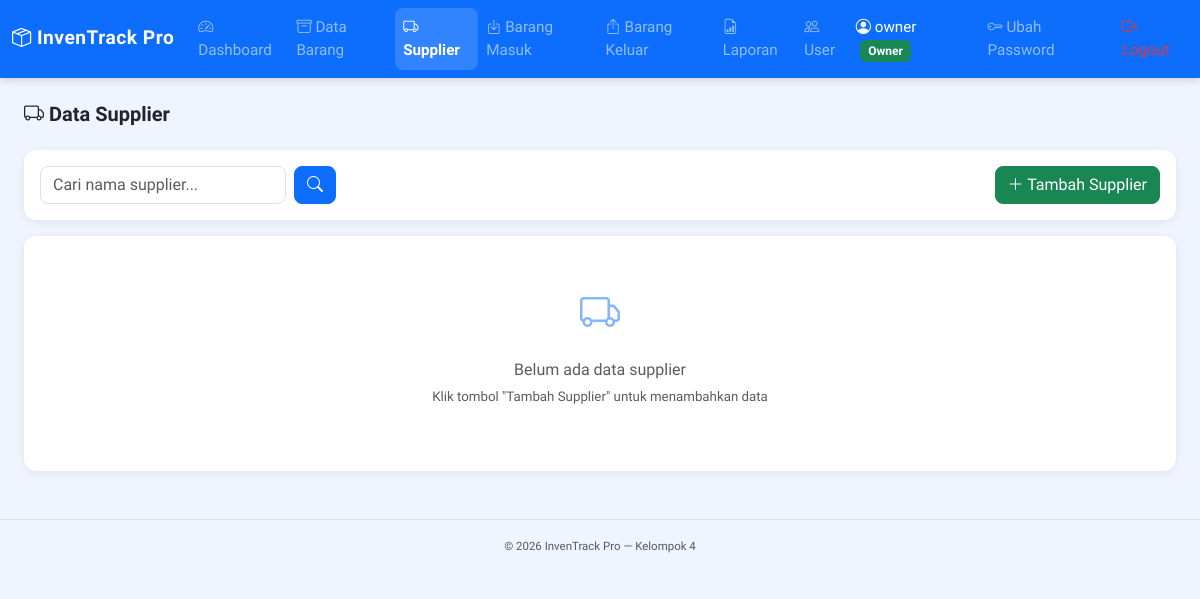
The app's page /pages/data_supplier.php (signed in), older data.
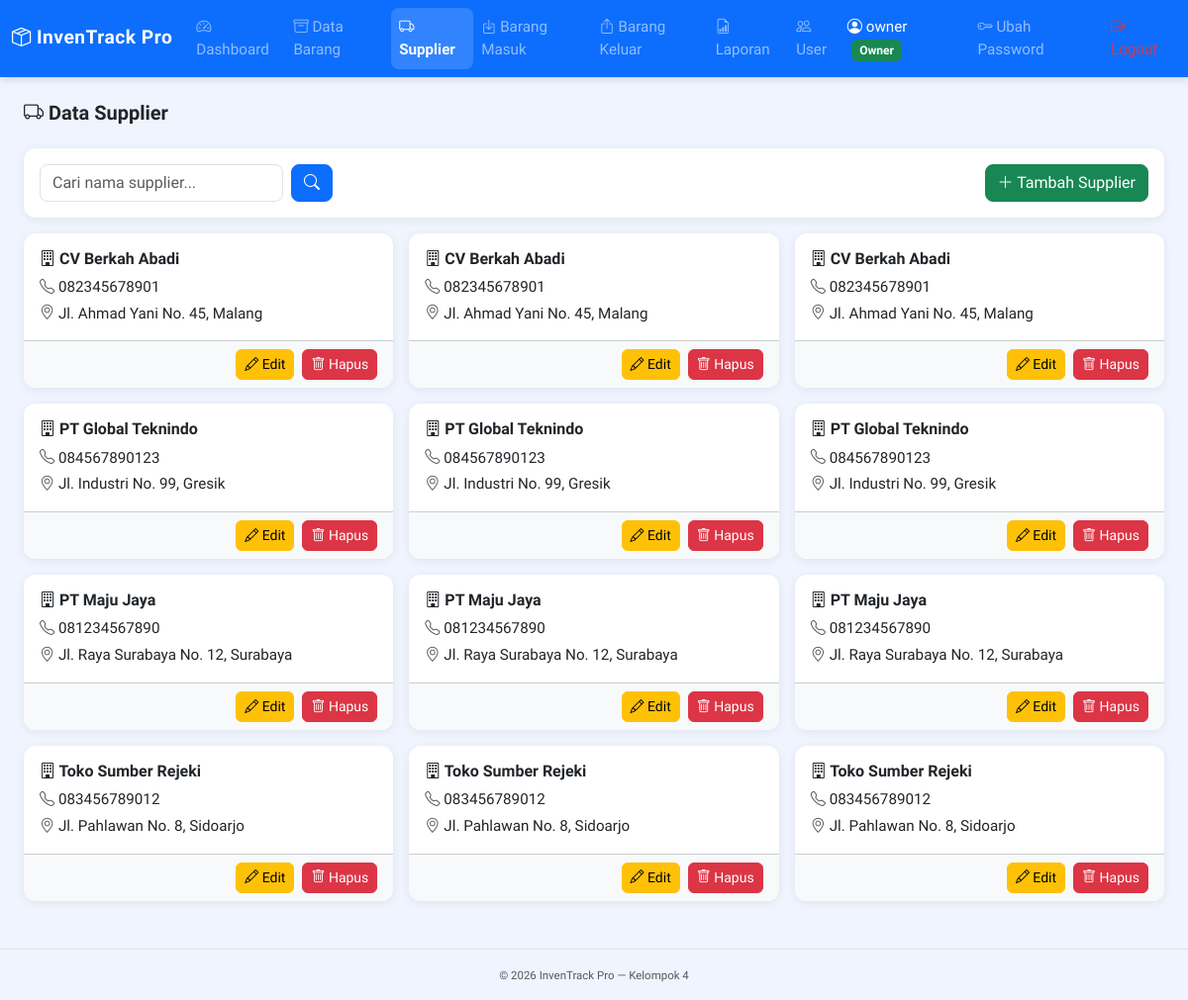
The same page, newer data.
### tables this page shows
CREATE TABLE `supplier` (
  `id_supplier` int(11) NOT NULL,
  `nama_supplier` varchar(100) NOT NULL,
  `kontak` varchar(20) DEFAULT NULL,
  `alamat` varchar(255) DEFAULT NULL
);

### pages/data_supplier.php (the view, shortened to what this page needs)
<?php require_once __DIR__ . '/../includes/header.php'; ?>
<?php
$keyword = trim($_GET['search'] ?? '');
if ($keyword !== '') {
    $stmt = mysqli_prepare($conn, "SELECT * FROM supplier WHERE nama_supplier LIKE ? ORDER BY nama_supplier ASC");
    $like = "%$keyword%";
    mysqli_stmt_bind_param($stmt, 's', $like);
    mysqli_stmt_execute($stmt);
    $result = mysqli_stmt_get_result($stmt);
} else {
    $result = mysqli_query($conn, "SELECT * FROM supplier ORDER BY nama_supplier ASC");
}
?>
<h5 class="fw-bold mb-4"><i class="bi bi-truck"></i> Data Supplier</h5>
<div class="card mb-3">
    <div class="card-body d-flex justify-content-between align-items-center flex-wrap gap-2">
        <form method="GET" class="d-flex gap-2">
            <input type="text" name="search" class="form-control"
                    placeholder="Cari nama supplier..."
                    value="<?= htmlspecialchars($_GET['search'] ?? '') ?>">
            <button type="submit" class="btn btn-primary">
                <i class="bi bi-search"></i>
            </button>
        </form>
        <button class="btn btn-success" data-bs-toggle="modal" data-bs-target="#modalTambah">
            <i class="bi bi-plus-lg"></i> Tambah Supplier
        </button>
    </div>
</div>
<div class="row g-3">
    <?php if (mysqli_num_rows($result) > 0): ?>
        <?php while ($row = mysqli_fetch_assoc($result)): ?>
        <div class="col-md-4 col-sm-6">
            <div class="card h-100">
                <div class="card-body">
                    <h6 class="card-title fw-bold">
                        <i class="bi bi-building"></i>
                        <?= htmlspecialchars($row['nama_supplier']) ?>
                    </h6>
                    <p class="card-text mb-1">
                        <i class="bi bi-telephone text-muted"></i>
                        <?= htmlspecialchars($row['kontak'] ?? '-') ?>
                    </p>
                    <p class="card-text mb-0">
                        <i class="bi bi-geo-alt text-muted"></i>
                        <?= htmlspecialchars($row['alamat'] ?? '-') ?>
                    </p>
                </div>
                <div class="card-footer d-flex justify-content-end gap-2">
                    <button class="btn btn-sm btn-warning"
                        data-bs-toggle="modal"
                        data-bs-target="#modalEdit"
                        data-id="<?= $row['id_supplier'] ?>"
                        data-nama="<?= htmlspecialchars($row['nama_supplier']) ?>"
                        data-kontak="<?= htmlspecialchars($row['kontak']) ?>"
                        data-alamat="<?= htmlspecialchars($row['alamat']) ?>">
                        <i class="bi bi-pencil"></i> Edit
                    </button>
                    <button class="btn btn-sm btn-danger"
                        data-bs-toggle="modal"
                        data-bs-target="#modalHapus"
                        data-id="<?= $row['id_supplier'] ?>"
                        data-nama="<?= htmlspecialchars($row['nama_supplier']) ?>">
                        <i class="bi bi-trash"></i> Hapus
                    </button>
                </div>
            </div>
        </div>
        <?php endwhile; ?>
    <?php else: ?>
        <div class="col-12">
            <div class="card">
                <div class="card-body text-center text-muted py-5">
                    <i class="bi bi-truck fs-1 text-primary opacity-50"></i>
                    <h6 class="mt-3">Belum ada data supplier</h6>
                    <p class="small">Klik tombol "Tambah Supplier" untuk menambahkan data</p>
                </div>
            </div>
        </div>
    <?php endif; ?>
</div>
<?php require_once __DIR__ . '/../includes/footer.php'; ?>

### includes/header.php (shortened to what this page needs)
<!DOCTYPE html>
<html lang="id">
<head>
    <link rel="stylesheet" href="https://cdn.jsdelivr.net/npm/bootstrap@5.3.0/dist/css/bootstrap.min.css">
    <link rel="stylesheet" href="https://cdn.jsdelivr.net/npm/bootstrap-icons@1.10.5/font/bootstrap-icons.css">
    <link rel="stylesheet" href="<?= BASE_URL ?>/assets/css/style.css">
</head>
<body>
<?php $current_page = basename($_SERVER['PHP_SELF']); ?>
<nav class="navbar navbar-expand-lg navbar-dark bg-primary">
    <div class="container-fluid">
        <a class="navbar-brand fw-bold" href="<?= BASE_URL ?>/pages/dashboard.php">
            <i class="bi bi-box-seam"></i> InvenTrack Pro
        </a>
        <div class="collapse navbar-collapse" id="navbarNav">
            <ul class="navbar-nav me-auto">
                <li class="nav-item">
                    <a class="nav-link <?= $current_page === 'dashboard.php' ? 'active fw-bold' : '' ?>" href="<?= BASE_URL ?>/pages/dashboard.php">
                        <i class="bi bi-speedometer2"></i> Dashboard
                    </a>
                </li>
                <?php if (in_array($_SESSION['role'], ['owner', 'admin_gudang'])): ?>
                <li class="nav-item">
                    <a class="nav-link <?= $current_page === 'data_barang.php' ? 'active fw-bold' : '' ?>" href="<?= BASE_URL ?>/pages/data_barang.php">
                        <i class="bi bi-archive"></i> Data Barang
                    </a>
                </li>
                <li class="nav-item">
                    <a class="nav-link <?= $current_page === 'data_supplier.php' ? 'active fw-bold' : '' ?>" href="<?= BASE_URL ?>/pages/data_supplier.php">
                        <i class="bi bi-truck"></i> Supplier
                    </a>
                </li>
                <li class="nav-item">
                    <a class="nav-link <?= $current_page === 'barang_masuk.php' ? 'active fw-bold' : '' ?>" href="<?= BASE_URL ?>/pages/barang_masuk.php">
                        <i class="bi bi-box-arrow-in-down"></i> Barang Masuk
                    </a>
                </li>
                <?php endif; ?>
                <?php if (in_array($_SESSION['role'], ['owner', 'kasir'])): ?>
                <li class="nav-item">
                    <a class="nav-link <?= $current_page === 'barang_keluar.php' ? 'active fw-bold' : '' ?>" href="<?= BASE_URL ?>/pages/barang_keluar.php">
                        <i class="bi bi-box-arrow-up"></i> Barang Keluar
                    </a>
                </li>
                <?php endif; ?>
                <li class="nav-item">
                    <a class="nav-link <?= $current_page === 'laporan.php' ? 'active fw-bold' : '' ?>" href="<?= BASE_URL ?>/pages/laporan.php">
                        <i class="bi bi-file-earmark-bar-graph"></i> Laporan
                    </a>
                </li>
                <?php if ($_SESSION['role'] === 'owner'): ?>
                <li class="nav-item">
                    <a class="nav-link <?= $current_page === 'manajemen_user.php' ? 'active fw-bold' : '' ?>" href="<?= BASE_URL ?>/pages/manajemen_user.php">
                        <i class="bi bi-people"></i> User
                    </a>
                </li>
                <?php endif; ?>
            </ul>
            <ul class="navbar-nav ms-auto align-items-center">
                <li class="nav-item me-3">
                    <span class="text-white">
                        <i class="bi bi-person-circle"></i>
                        <?= htmlspecialchars($_SESSION['username']) ?>
                        <span class="badge bg-<?= $_SESSION['role'] === 'owner' ? 'success' : 'info' ?> text-white ms-1">
                            <?= ucfirst(str_replace('_', ' ', $_SESSION['role'])) ?>
                        </span>
                    </span>
                </li>
                <li class="nav-item me-2">
                    <a class="nav-link <?= $current_page === 'ubah_password.php' ? 'active fw-bold' : '' ?>" href="<?= BASE_URL ?>/pages/ubah_password.php">
                        <i class="bi bi-key"></i> Ubah Password
                    </a>
                </li>
                <li class="nav-item">
                    <a class="nav-link text-danger" href="#"
                    data-bs-toggle="modal" data-bs-target="#modalLogout">
                        <i class="bi bi-box-arrow-right"></i> Logout
                    </a>
                </li>
            </ul>
        </div>
    </div>
</nav>
<div class="container-fluid mt-4 px-4">

### includes/footer.php (shortened to what this page needs)
</div>
<footer class="text-center text-muted py-3 mt-5 border-top">
    <small>&copy; <?= date('Y') ?> InvenTrack Pro — Kelompok 4</small>
</footer>
</body>
</html>

### assets/css/style.css (style rules this page uses)
body { background-color: #f0f4ff; font-family: 'Plus Jakarta Sans', 'Segoe UI', sans-serif; font-size: 0.95rem; }
.navbar { box-shadow: 0 2px 8px rgba(0,0,0,0.15); }
.navbar-brand { font-size: 1.2rem; font-weight: 700; letter-spacing: 0.5px; }
.nav-link { font-weight: 500; transition: color 0.2s; }
.navbar .nav-link.active { background-color: rgba(255,255,255,0.15); border-radius: 8px; color: #fff !important; }
.card { border: none; border-radius: 12px; box-shadow: 0 2px 10px rgba(0,0,0,0.07); transition: box-shadow 0.2s; animation: fadeInUp 0.3s ease; }
.card-footer { border-radius: 0 0 12px 12px !important; background-color: #f8f9fa; }
.badge { font-size: 0.75rem; padding: 0.4em 0.7em; border-radius: 6px; }
.btn { border-radius: 8px; font-weight: 500; }
.btn-sm { border-radius: 6px; }
.form-control, .form-select { border-radius: 8px; }
footer { font-size: 0.82rem; color: #adb5bd; margin-top: 2rem; }

Row changes from the older to the newer data that the page shows:
added supplier: nama_supplier "CV Berkah Abadi", kontak "082345678901", alamat "Jl. Ahmad Yani No. 45, Malang"
added supplier: nama_supplier "CV Berkah Abadi", kontak "082345678901", alamat "Jl. Ahmad Yani No. 45, Malang"
added supplier: nama_supplier "CV Berkah Abadi", kontak "082345678901", alamat "Jl. Ahmad Yani No. 45, Malang"
added supplier: nama_supplier "PT Global Teknindo", kontak "084567890123", alamat "Jl. Industri No. 99, Gresik"
added supplier: nama_supplier "PT Global Teknindo", kontak "084567890123", alamat "Jl. Industri No. 99, Gresik"
added supplier: nama_supplier "PT Global Teknindo", kontak "084567890123", alamat "Jl. Industri No. 99, Gresik"
added supplier: nama_supplier "PT Maju Jaya", kontak "081234567890", alamat "Jl. Raya Surabaya No. 12, Surabaya"
added supplier: nama_supplier "PT Maju Jaya", kontak "081234567890", alamat "Jl. Raya Surabaya No. 12, Surabaya"
added supplier: nama_supplier "PT Maju Jaya", kontak "081234567890", alamat "Jl. Raya Surabaya No. 12, Surabaya"
added supplier: nama_supplier "Toko Sumber Rejeki", kontak "083456789012", alamat "Jl. Pahlawan No. 8, Sidoarjo"
added supplier: nama_supplier "Toko Sumber Rejeki", kontak "083456789012", alamat "Jl. Pahlawan No. 8, Sidoarjo"
added supplier: nama_supplier "Toko Sumber Rejeki", kontak "083456789012", alamat "Jl. Pahlawan No. 8, Sidoarjo"
Text that changed along with them:
text no longer shown: "Belum ada data supplier Klik tombol \"Tambah Supplier\" untuk menambahkan data"
